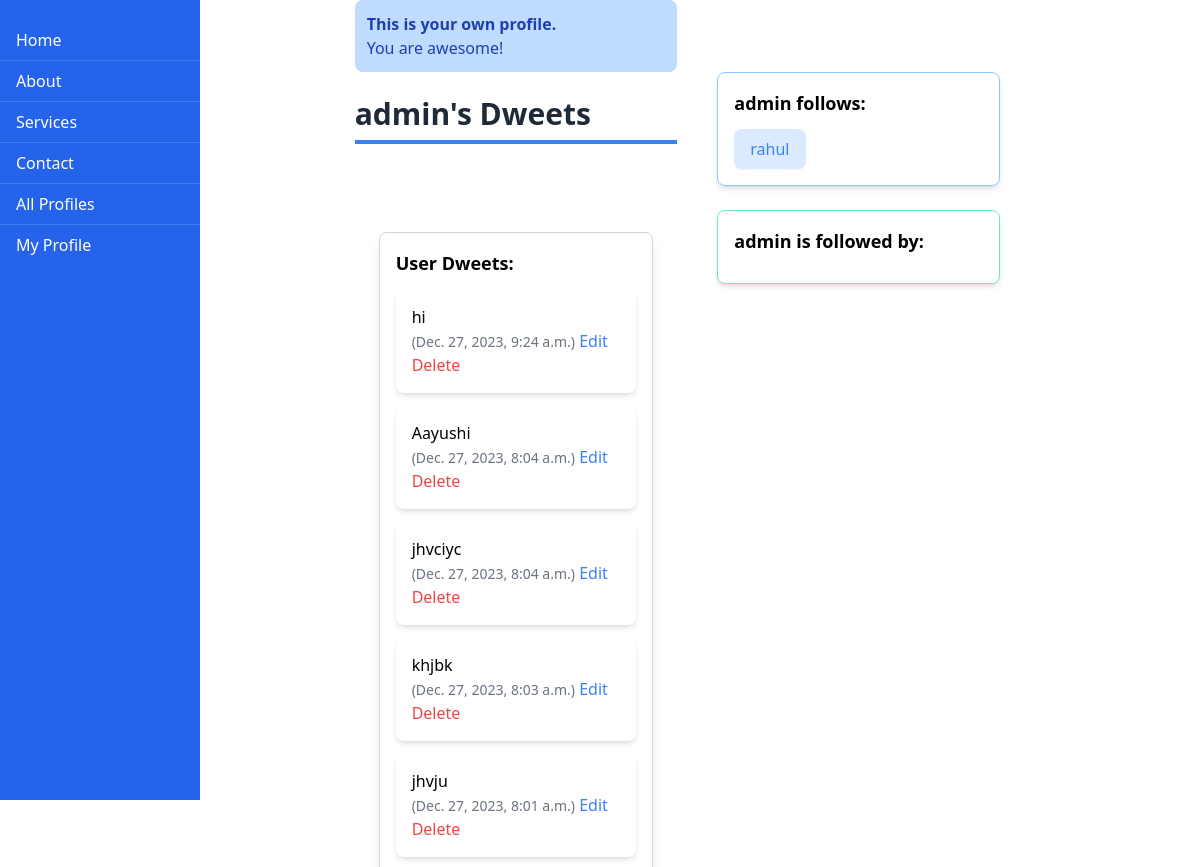
The page /profile/1/ (signed in, upper part) on the database as committed earlier.
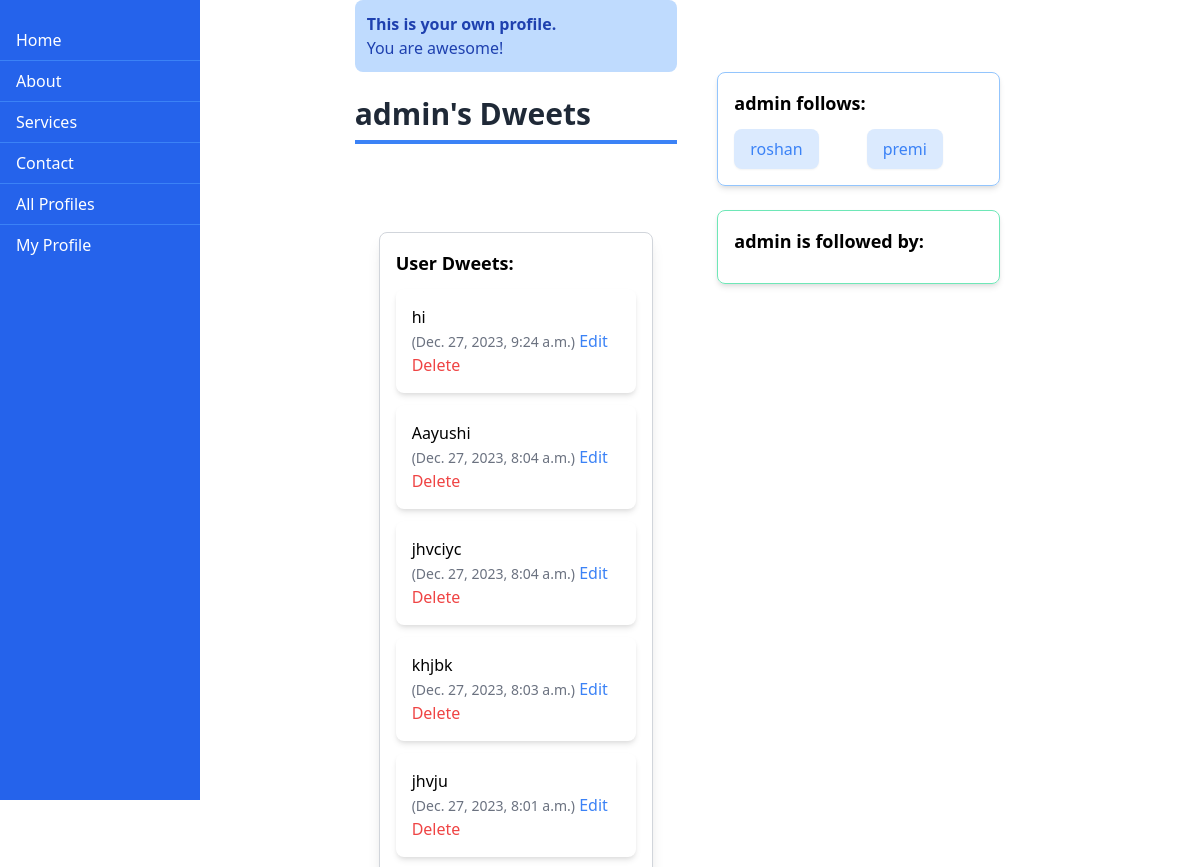
The same page on the database as committed later.
### dwitter/models.py (models this page shows, shortened)
class Profile(models.Model):
    user = models.OneToOneField(User, on_delete=models.CASCADE)
    follows = models.ManyToManyField(
        "self",
        related_name="followed_by",
        symmetrical=False,
        blank=True,
    )
    def __str__(self):
        return self.user.username

class Dweet(models.Model):
    user = models.ForeignKey(
        User, related_name="dweets", on_delete=models.CASCADE
    )
    body = models.CharField(max_length=140)
    created_at = models.DateTimeField(auto_now_add=True)

### dwitter/views.py (the view, shortened to what this page needs)
# urls.py: path("profile/<int:pk>/", profile, name="profile"),
@login_required(login_url='dwitter:login')
def profile(request, pk):
    print(pk, request.user.pk)
    if not hasattr(request.user, 'profile'):
        missing_profile = Profile(user=request.user.profile)
        missing_profile.save()
    profile = Profile.objects.get(pk=pk)
    my_dweets = Dweet.objects.filter(
        user = profile.user
    ).order_by("-created_at")
    return render(request, "dwitter/profile.html", {"profile" : profile, "dweets" : my_dweets})

### dwitter/templates/dwitter/profile.html (shortened to what this page needs)
{% extends 'base.html' %}
{% block content %}
<div class="grid grid-cols-3 gap-4">
    <div class="flex justify-between">
        <div class="bg-blue-600 text-white h-screen w-1/6 fixed top-0 left-0 overflow-y-auto pt-5">
            <a href="{% url 'dwitter:dashboard' %}" class="block py-2 px-4 hover:bg-blue-500 border-b border-blue-500">Home</a>
            <a href="#about" class="block py-2 px-4 hover:bg-blue-500 border-b border-blue-500">About</a>
            <a href="#services" class="block py-2 px-4 hover:bg-blue-500 border-b border-blue-500">Services</a>
            <a href="#contact" class="block py-2 px-4 hover:bg-blue-500 border-b border-blue-500">Contact</a>
            <a href="{% url 'dwitter:profile_list' %}" class="block py-2 px-4 hover:bg-blue-500 border-b border-blue-500">All Profiles</a>
            <a href="{% url 'dwitter:profile' request.user.profile.id %}" class="block py-2 px-4 hover:bg-blue-500">My Profile</a>
        </div>
    </div>
    <div class="flex-1 ml-2">
        <form method="post">
            <div class="mb-3">
                {% if profile != user.profile %}
                    {% if profile in user.profile.follows.all %}
                        <button name="follow" value="unfollow" class="bg-red-500 text-white py-2 px-4 rounded-lg">Unfollow</button>
                        <button class="mr-2 bg-gray-500 text-white py-2 px-4 rounded-lg">Follow</button>
                    {% else %}
                        <button name="follow" value="follow" class="bg-green-500 text-white py-2 px-4 rounded-lg">Follow</button>
                        <button class="ml-2 bg-gray-500 text-white py-2 px-4 rounded-lg">Unfollow</button>
                    {% endif %}
                {% else %}
                    <div class="bg-blue-200 text-blue-800 rounded-lg p-3">
                        <p class="font-bold">This is your own profile.</p>
                        <p>You are awesome!</p>
                    </div>
                {% endif %}
            </div>
        </form>
        <h1 class="text-3xl font-semibold text-gray-800 border-b-4 border-blue-500 py-2 mb-6">{{ profile.user.username }}'s Dweets</h1>
        <div class="mt-8 p-6">
            <div class="mt-8 border border-gray-300 rounded-lg shadow-lg p-4">
                <h3 class="text-lg font-semibold mb-3">User Dweets:</h3>
                {% for dweet in dweets %}
                    <div class="mb-3 bg-white rounded-lg shadow-md p-4">
                        <p>{{ dweet.body }}</p>
                        <span class="text-sm text-gray-500">({{ dweet.created_at }})</span>
                        {% if user.is_authenticated and dweet.user == user %}
                            <a href="{% url 'dwitter:edit_dweet' dweet.id %}" class="text-blue-500 mr-2">Edit</a>
                            <a href="{% url 'dwitter:delete_dweet' dweet.id %}" class="text-red-500">Delete</a>
                        {% endif %}
                    </div>
                {% endfor %}
            </div>
        </div>
    </div>
    <div class="mt-8 p-6">
        <div class="mt-4 border border-blue-300 rounded-lg shadow-md p-4">
            <h3 class="text-lg font-semibold mb-3">{{ profile.user.username }} follows:</h3>
            <ul class="grid grid-cols-2 gap-4">
                {% for following in profile.follows.all %}
                    {% if following != profile %}
                        <li>
                            <a href="{% url 'dwitter:profile' following.id %}" class="inline-block py-2 px-4 bg-blue-100 hover:bg-blue-200 rounded-lg shadow-sm transition duration-300">
                                <span class="text-blue-500">{{ following }}</span>
                            </a>
                        </li>
                    {% endif %}
                {% endfor %}
            </ul>
        </div>
        <div class="mt-6 border border-green-300 rounded-lg shadow-md p-4">
            <h3 class="text-lg font-semibold mb-3">{{ profile.user.username }} is followed by:</h3>
        </div>
    </div>
</div>
{% endblock content %}

### dwitter/templates/base.html (shortened to what this page needs)
<head>
    <link href="https://cdn.jsdelivr.net/npm/tailwindcss@2.2.19/dist/tailwind.min.css" rel="stylesheet">
</head>
<body>
    <div class="container mx-0 mt-0">
        {% block content %}
        {% endblock content %}
    </div>
</body>

### dwitter/templates/base.html (style rules this page uses)
body, html { margin: 0; padding: 0; }

Rows that differ between the two databases and show on the page:
removed Profile: user.username "rahul"
added Profile: user.username "roshan"
added Profile: user.username "premi"
